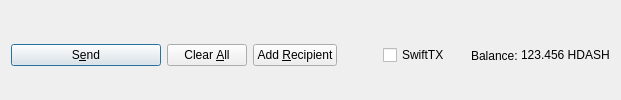
         <widget class="QFrame" name="frame_Send">
          <layout class="QHBoxLayout" name="horizontalLayout">
           <property name="bottomMargin">
            <number>0</number>
           </property>
           <item>
            <widget class="QPushButton" name="sendButton">
             <property name="minimumSize">
              <size>
               <width>150</width>
               <height>0</height>
              </size>
             </property>
             <property name="toolTip">
              <string>Confirm the send action</string>
             </property>
             <property name="text">
              <string>S&amp;end</string>
             </property>
             <property name="icon">
              <iconset resource="../hyperdashcoin.qrc">
               <normaloff>:/icons/send</normaloff>:/icons/send</iconset>
             </property>
             <property name="autoDefault">
              <bool>false</bool>
             </property>
             <property name="default">
              <bool>true</bool>
             </property>
            </widget>
           </item>
           <item>
            <widget class="QPushButton" name="clearButton">
             <property name="sizePolicy">
              <sizepolicy hsizetype="Minimum" vsizetype="Fixed">
               <horstretch>0</horstretch>
               <verstretch>0</verstretch>
              </sizepolicy>
             </property>
             <property name="toolTip">
              <string>Clear all fields of the form.</string>
             </property>
             <property name="text">
              <string>Clear &amp;All</string>
             </property>
             <property name="icon">
              <iconset resource="../hyperdashcoin.qrc">
               <normaloff>:/icons/remove</normaloff>:/icons/remove</iconset>
             </property>
             <property name="autoDefault">
              <bool>false</bool>
             </property>
            </widget>
           </item>
           <item>
            <widget class="QPushButton" name="addButton">
             <property name="toolTip">
              <string>Send to multiple recipients at once</string>
             </property>
             <property name="text">
              <string>Add &amp;Recipient</string>
             </property>
             <property name="icon">
              <iconset resource="../hyperdashcoin.qrc">
               <normaloff>:/icons/add</normaloff>:/icons/add</iconset>
             </property>
             <property name="autoDefault">
              <bool>false</bool>
             </property>
            </widget>
           </item>
           <item>
            <spacer name="horizontalSpacer">
             <property name="orientation">
              <enum>Qt::Horizontal</enum>
             </property>
             <property name="sizeHint" stdset="0">
              <size>
               <width>40</width>
               <height>20</height>
              </size>
             </property>
            </spacer>
           </item>
           <item>
            <layout class="QHBoxLayout" name="horizontalLayout_2">
             <property name="spacing">
              <number>3</number>
             </property>
             <item>
              <widget class="QCheckBox" name="checkSwiftTX">
               <property name="enabled">
                <bool>true</bool>
               </property>
               <property name="minimumSize">
                <size>
                 <width>85</width>
                 <height>0</height>
                </size>
               </property>
               <property name="text">
                <string>SwiftTX</string>
               </property>
              </widget>
             </item>
             <item>
              <widget class="QLabel" name="label">
               <property name="text">
                <string>Balance:</string>
               </property>
              </widget>
             </item>
             <item>
              <widget class="QLabel" name="labelBalance">
               <property name="sizePolicy">
                <sizepolicy hsizetype="Preferred" vsizetype="Fixed">
                 <horstretch>0</horstretch>
                 <verstretch>0</verstretch>
                </sizepolicy>
               </property>
               <property name="cursor">
                <cursorShape>IBeamCursor</cursorShape>
               </property>
               <property name="text">
                <string notr="true">123.456 HDASH</string>
               </property>
               <property name="textInteractionFlags">
                <set>Qt::LinksAccessibleByMouse|Qt::TextSelectableByKeyboard|Qt::TextSelectableByMouse</set>
               </property>
              </widget>
             </item>
            </layout>
           </item>
          </layout>
         </widget>
